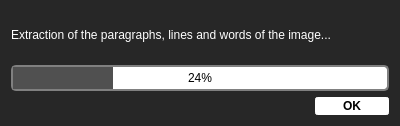
<?xml version="1.0" encoding="UTF-8"?>
<ui version="4.0">
 <class>ImageSegmenterDialog</class>
 <widget class="QDialog" name="ImageSegmenterDialog">
  <property name="geometry">
   <rect>
    <x>0</x>
    <y>0</y>
    <width>400</width>
    <height>126</height>
   </rect>
  </property>
  <property name="windowTitle">
   <string>Segmentation running</string>
  </property>
  <property name="styleSheet">
   <string notr="true">QWidget
{
	font: &quot;Segoe UI&quot;;
	color: #ffffff;
}

QDialog
{
	background-color:#272727
}

QProgressBar::chunk 
{
    background-color: #505050;
    width: 20px;
}

QProgressBar {
	color: #000000;
    border: 2px solid grey;
    border-radius: 5px;
    text-align: center;
}

QPushButton
{
	color: #000000;
	background-color:#ffffff;
	border-style: outset;
	border-width: 2px;
    border-radius: 3px;
	border-color:  #ffffff;
	font: bold;
	padding: 0.2em;
    width: 70px;
}</string>
  </property>
  <layout class="QVBoxLayout" name="verticalLayout">
   <item>
    <widget class="QLabel" name="m_lblTaskInformation">
     <property name="text">
      <string>Extraction of the paragraphs, lines and words of the image...</string>
     </property>
    </widget>
   </item>
   <item>
    <widget class="QProgressBar" name="m_pbTask">
     <property name="value">
      <number>24</number>
     </property>
    </widget>
   </item>
   <item>
    <widget class="QDialogButtonBox" name="m_buttonBox">
     <property name="styleSheet">
      <string notr="true"/>
     </property>
     <property name="orientation">
      <enum>Qt::Horizontal</enum>
     </property>
     <property name="standardButtons">
      <set>QDialogButtonBox::Ok</set>
     </property>
    </widget>
   </item>
  </layout>
 </widget>
 <resources/>
 <connections>
  <connection>
   <sender>m_buttonBox</sender>
   <signal>accepted()</signal>
   <receiver>ImageSegmenterDialog</receiver>
   <slot>accept()</slot>
   <hints>
    <hint type="sourcelabel">
     <x>248</x>
     <y>254</y>
    </hint>
    <hint type="destinationlabel">
     <x>157</x>
     <y>274</y>
    </hint>
   </hints>
  </connection>
  <connection>
   <sender>m_buttonBox</sender>
   <signal>rejected()</signal>
   <receiver>ImageSegmenterDialog</receiver>
   <slot>reject()</slot>
   <hints>
    <hint type="sourcelabel">
     <x>316</x>
     <y>260</y>
    </hint>
    <hint type="destinationlabel">
     <x>286</x>
     <y>274</y>
    </hint>
   </hints>
  </connection>
 </connections>
</ui>
